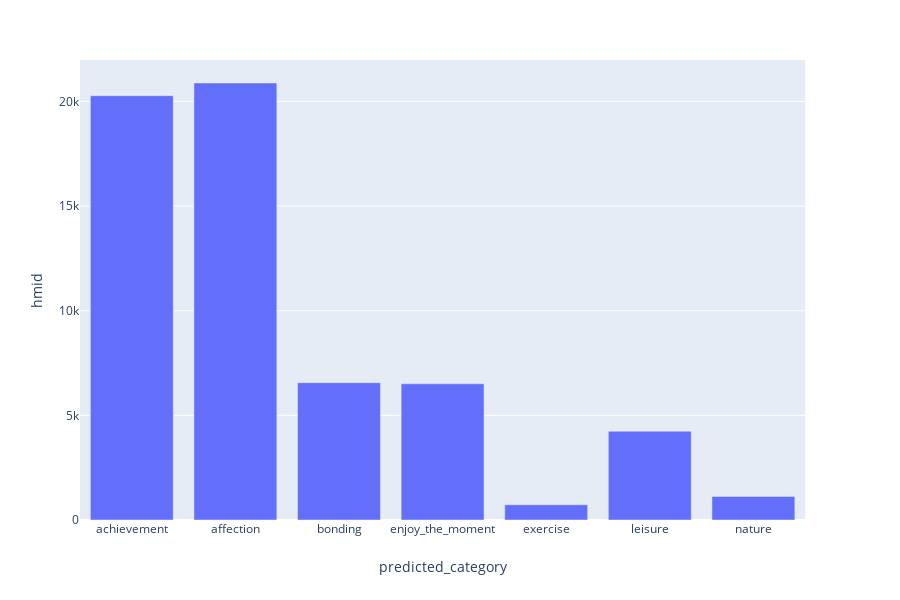

This figure's notebook cell:
### Code cell
import plotly.express as px
fig = px.bar(class_tots,class_tots['predicted_category'],class_tots['hmid'])
fig.show()

### Figure 1 — Plotly figure (JSON) as saved in the notebook; plotly's stock layout.template omitted (floating-point values rounded to 4 significant figures)
{"data": [{"alignmentgroup": "True", "hoverlabel": {"namelength": 0}, "hovertemplate": "predicted_category=%{x}<br>hmid=%{y}", "legendgroup": "", "marker": {"color": "#636efa"}, "name": "", "offsetgroup": "", "orientation": "v", "showlegend": false, "textposition": "auto", "type": "bar", "x": ["achievement", "affection", "bonding", "enjoy_the_moment", "exercise", "leisure", "nature"], "xaxis": "x", "y": [20274, 20880, 6561, 6508, 729, 4242, 1127], "yaxis": "y"}], "layout": {"barmode": "relative", "height": 600, "legend": {"tracegroupgap": 0}, "margin": {"t": 60}, "xaxis": {"anchor": "y", "domain": [0, 0.98], "title": {"text": "predicted_category"}}, "yaxis": {"anchor": "x", "domain": [0, 1], "title": {"text": "hmid"}}}}
